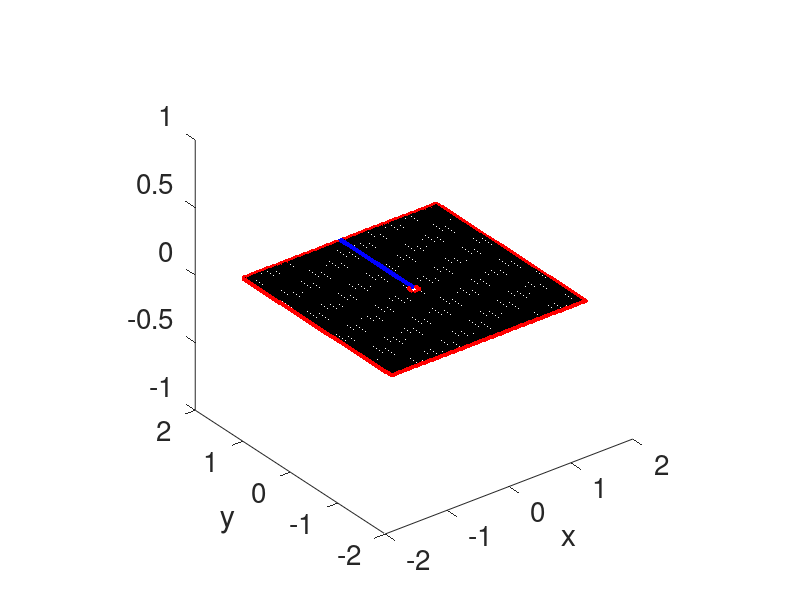

MATLAB code for this plot: (Note: this script raises an error after producing the figure.)
clear

%% building geometry

% m must be odd!
m = 101; % don't change without checking figure #1
epsilon = 0.1; % don't change without checking figure #1

x = linspace(-pi/2, pi/2, m); % column stacked left to right
y = linspace(pi/2, -pi/2, m);

h = diff(x); % discretization size
h = h(1);

x_all = repmat(x, m, 1); % forming vector of ALL x coordinates in order
x_all = reshape(x_all, m^2, 1);

y_all = diag(y); % forming vector of ALL y coordinates in order
y_all = repmat(y_all, m, m);
y_all = diag(y_all);

% removing center square
remove = find(x_all>-epsilon/2 & x_all<epsilon/2 & y_all>-epsilon/2 ...
    & y_all< epsilon/2);
r = sqrt(length(remove));
x_all(remove) = [];
y_all(remove) = [];

% removing northwest corner
x_all = x_all(2:end);
y_all = y_all(2:end);

z = zeros(length(x_all), 1); % to plot geometry

% geometry plot
figure
plot3(x_all, y_all, z, 'k.', 'MarkerSize', 5)
xlabel('x')
ylabel('y')

% % sorting and plotting boundaries
outer_top = find(y_all == pi/2);
hold on
plot3(x_all(outer_top), y_all(outer_top), z(outer_top), 'r.',...
    'MarkerSize', 10)

outer_bottom = find(y_all == -pi/2);
hold on
plot3(x_all(outer_bottom), y_all(outer_bottom), z(outer_bottom),...
    'r.', 'MarkerSize', 10)

outer_right = find(x_all == pi/2);
hold on
plot3(x_all(outer_right), y_all(outer_right), z(outer_right),...
    'r.', 'MarkerSize', 10)

outer_left = find(x_all == -pi/2);
hold on
plot3(x_all(outer_left), y_all(outer_left), z(outer_left), 'r.',...
    'MarkerSize', 10)

inner_top = find(x_all>=-epsilon/2 & x_all<=epsilon/2 &...
    abs(y_all-epsilon/2) <= h);
hold on
plot3(x_all(inner_top), y_all(inner_top), z(inner_top), 'r.',...
    'MarkerSize', 10)

inner_bottom = find(x_all>=-epsilon/2 & x_all<=epsilon/2 &...
    abs(y_all+epsilon/2) <= h);
hold on
plot3(x_all(inner_bottom), y_all(inner_bottom), z(inner_bottom),...
    'r.', 'MarkerSize', 10)

inner_right = find(y_all>=-epsilon/2 & y_all<=epsilon/2 &...
    abs(x_all-epsilon/2) <= h);
hold on
plot3(x_all(inner_right), y_all(inner_right), z(inner_right),...
    'r.', 'MarkerSize', 10)

inner_left = find(y_all>=-epsilon/2 & y_all<=epsilon/2 &...
    abs(x_all+epsilon/2) <= h);
hold on
plot3(x_all(inner_left), y_all(inner_left), z(inner_left),...
    'r.', 'MarkerSize', 10)

jump = find(y_all>=epsilon/2 & y_all<=pi/2 & x_all == 0);
hold on
plot3(x_all(jump), y_all(jump), z(jump), 'b.', 'MarkerSize', 10)

right_jump = find(y_all>=epsilon/2 & y_all<=pi/2 &...
     abs(x_all-h)== min(abs(x_all-h)));
hold on
plot3(x_all(right_jump), y_all(right_jump), z(right_jump),...
    'b.', 'MarkerSize', 10)
set(gca, 'FontSize', 20)
axis square

%% gathering "normal" right and left indices
right_norm = [];
for i = 1:length(y_all)-m
    if y_all(i) == y_all(i+m)
        right_norm = [right_norm i];
    end
end

left_norm = [];
for i = length(y_all):-1:(m+1)
    if y_all(i) == y_all(i-m)
        left_norm = [left_norm i];
    end
end

%% Constructing L-dagger matrix 
D = 0.01125; % noise

N = length(x_all);
L_dagger = NaN(N, N);
for i = 1:N
    temp = zeros(1, N);
    
    temp(i) = -4 * D / h^2; % current spot
    
    up = i - 1; % up index
    down = i + 1; % down index
    
    % find if current spot is on up/down boundary
    check_outer_top = find(outer_top == i); 
    check_inner_bottom = find(inner_bottom == i);
    check_outer_bottom = find(outer_bottom == i);
    check_inner_top = find(inner_top == i);
    
    % inserting "up" coeffecient
    if length(check_outer_top) == 1
        nothing = 0;
    elseif length(check_inner_bottom) == 1
        nothing = 0;
    elseif length(check_outer_bottom) == 1
        temp(up) = 2 * D / h^2;
    elseif length(check_inner_top) == 1
        temp(up) = 2 * D / h^2;
    elseif i >= 2 % northwest corner doesn't exist
        temp(up) = g_het(x_all(i), y_all(i)) / (2*h) + D/h^2;
    end
   
    % inserting "down" coefficient
    if length(check_outer_bottom) == 1
        nothing = 0;
    elseif length(check_inner_top) == 1
        nothing = 0;
    elseif length(check_outer_top) == 1
        temp(down) = 2 * D / h^2;
    elseif length(check_inner_bottom) == 1
        temp(down) = 2 * D / h^2;
    else
        temp(down) = -g_het(x_all(i), y_all(i)) / (2*h) + D/h^2;
    end
    
    % checking if it's in normal right/left index
    check_right_norm = find(right_norm == i);
    check_left_norm = find(left_norm == i);
    
    if length(check_right_norm) == 1
        right = i + m;
    else 
        right = i + (m-r);
    end
    
    if length(check_left_norm) == 1
        left = i - m;
    else 
        left = i - (m-r);
    end
    
    % checking if on left/right boundary
    check_outer_left = find(outer_left == i);
    check_inner_left = find(inner_left == i);
    check_outer_right = find(outer_right == i);
    check_inner_right = find(inner_right == i);  
    
    % filling in coefficients 
    % northwest corner doesn't exist
    if length(check_outer_left) == 0 &&...
            length(check_inner_right) == 0 && i >= (m+1)
        temp(left) = -f_het(x_all(i), y_all(i)) / (2*h) + D/h^2;
    end
    
    if length(check_outer_right) == 0 && length(check_inner_left) == 0
        temp(right) = f_het(x_all(i), y_all(i)) / (2*h) + D/h^2;
    end
    
    if length(check_outer_left) == 1
        temp(right) = 2*D/h^2;
    elseif length(check_outer_right) == 1
        temp(left) = 2*D/h^2;
    elseif length(check_inner_left) == 1
        temp(left) = 2*D/h^2;
    elseif length(check_inner_right) == 1
        temp(right) = 2*D/h^2;
    end

    L_dagger(i, :) = temp;
    disp(i/N*100)
end

%% implementing jump condition in b-vector
b = -ones(N, 1);

T_0 = 100; % specify northwest corner
b(1) = -1 - T_0 * (g_het(x_all(1), y_all(1)) / (2*h) + D/h^2);
b(m) = -1 + T_0 * (f_het(x_all(m), y_all(m)) / (2*h) - D/h^2);

% T_bar = 16.225796508539315; % from simulations
T_bar = 16.233624025276129; % from flux

b(jump) = -1 + T_bar * (f_het(x_all(jump), y_all(jump))/(2*h) + D/h^2);
b(right_jump) = -1 + T_bar * (f_het(x_all(right_jump),...
    y_all(right_jump))/(2*h) - D/h^2);

%% solving system
T = L_dagger \ b;

%% plotting surface
figure
plot3(x_all, y_all, T, 'k.', 'MarkerSize', 5)
hold on
plot3(x_all(outer_top), y_all(outer_top), T(outer_top),...
    'r.', 'MarkerSize', 15)
plot3(x_all(outer_bottom), y_all(outer_bottom), T(outer_bottom),...
    'r.', 'MarkerSize', 15)
plot3(x_all(outer_right), y_all(outer_right), T(outer_right),...
    'r.', 'MarkerSize', 15)
plot3(x_all(outer_left), y_all(outer_left), T(outer_left),...
    'r.', 'MarkerSize', 15)
plot3(x_all(inner_top), y_all(inner_top), T(inner_top),...
    'r.', 'MarkerSize', 15)
plot3(x_all(inner_bottom), y_all(inner_bottom), T(inner_bottom),...
    'r.', 'MarkerSize', 15)
plot3(x_all(inner_right), y_all(inner_right), T(inner_right),...
    'r.', 'MarkerSize', 15)
plot3(x_all(inner_left), y_all(inner_left), T(inner_left),...
    'r.', 'MarkerSize', 15)
for i = 1:5:length(jump)
    plot3([x_all(jump(i)) x_all(right_jump(i))],...
        [y_all(jump(i)) y_all(right_jump(i))],...
        [T(jump(i)) T(right_jump(i))], 'b.-', 'LineWidth', 5)
end

xlabel('x')
ylabel('y')
zlabel('T')
set(gca, 'FontSize', 20)
axis square

%% plotting contourf
T_contour = zeros(m, m);
T_contour(remove) = NaN;

T = [T_0; T];

k = 1;
for i = 1:m^2
    if T_contour(i) == 0
        T_contour(i) = T(k);
        k = k +1;
    end
end

% m = 251; % don't change without checking figure #1
x = linspace(-pi/2, pi/2, m); % column stacked left to right
y = linspace(pi/2, -pi/2, m);

figure
contourf(x, x, flipud(T_contour), 15)
xlabel('x')
ylabel('y')
set(gca, 'FontSize', 20)
axis([-pi/2 pi/2 -pi/2 pi/2])
axis square
colorbar

% save('T_matrix', 'x', 'T_contour')

% C = contourc(x, x, flipud(T_contour), [97.3 97.3]);
% x = C(1, 2:end);
% y = C(2, 2:end);
% 
% iso = [transpose(x) transpose(y)]; 
% [m, n] = size(iso);
% fileID = fopen('isophase_init_conds.txt', 'w');
% 
% hold on
% plot(x(round(m/4.4):end), y(round(m/4.4):m), 'r.-', 'LineWidth', 3)
% 
% num_init_conds = 0;
% for i = round(m/4.4):round(m/35):m
%     fprintf(fileID, '%.11f %.11f \n', iso(i, :));
%     hold on
%     plot(iso(i, 1), iso(i, 2), 'r.', 'MarkerSize', 30)
%     num_init_conds = num_init_conds + 1;
% end
% fclose(fileID);
% 
% 
% fileID = fopen('isophase.txt', 'w');
% for i = round(m/4.4):m
%     fprintf(fileID, '%.11f %.11f \n', iso(i, :));
% end
% fclose(fileID);